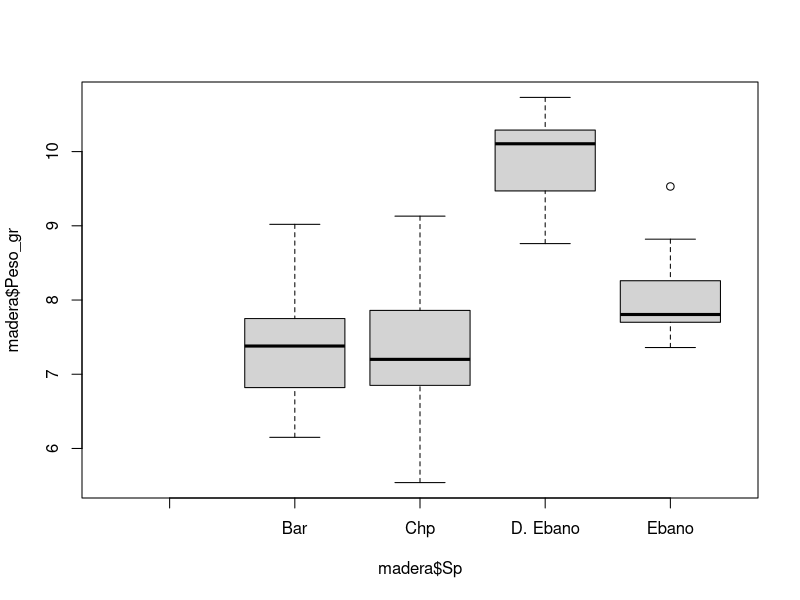

Write the R code that produced this figure.
#Clases semana 8
#Revisar datos de madera 
#BD maderas 


madera <- read.csv("Clases/Madera.csv", header = T)
madera$Sp <- as.factor(madera$Sp)

boxplot(madera$Peso_gr ~ madera$Sp)
library(dplyr)

bar <- madera %>% 
  filter(Sp=="Bar")

#Comparacion de una media teorica Mu=8 para Barreta 

mean(bar$Peso_gr)

t.test(bar$Peso_gr, mu=8)
Chp <- madera %>% 
  filter(Sp=="Chp")
t.test(Chp$Peso_gr, mu=7.4)

